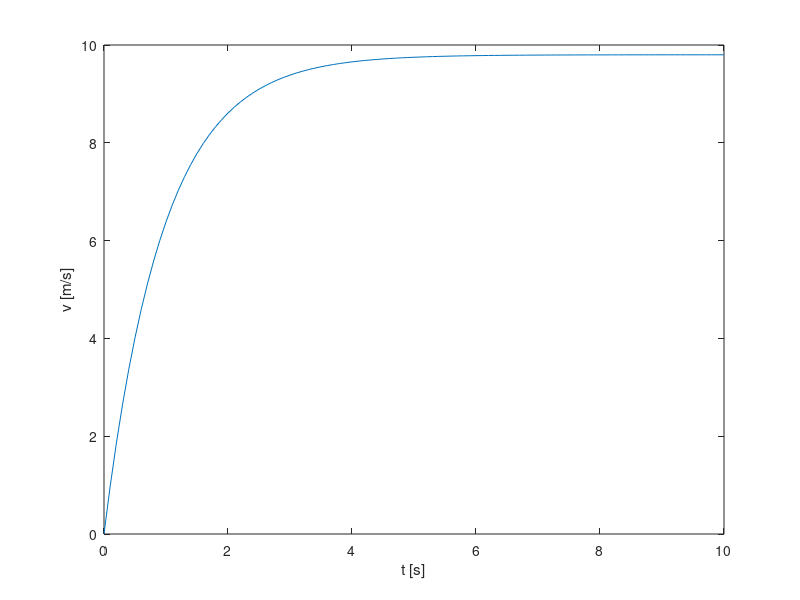

Here is the MATLAB script that generated this plot:
%% Input Parameters
m    = 1.0; % mass of a small ball [kg]
g    = 9.8; % gravitational acceleration [m/s^2]
k    = 1.0; % coefficient of air resistance [N*s/m]
v0   = 0.0; % Initial velocity [m/s]
dt   = 0.1; % time step for simulation [s]
t_max =  10; % time which simulation is stopped [s]

%% Calculation
t = 0;
i = 1; % counter
v_hist = [v0]; % array to hold velocity value
while true
    v = v_hist(i) + dt*(g - (k/m)*v_hist(i));
    t = t + dt;
    if t >= t_max
        break
    end
    i = i+1;
    v_hist = [v_hist v]; % this code is not actually good.
end

%% Plot result
t_hist = 0:dt:t_max;
plot(t_hist, v_hist);
xlabel('t [s]');
ylabel('v [m/s]');